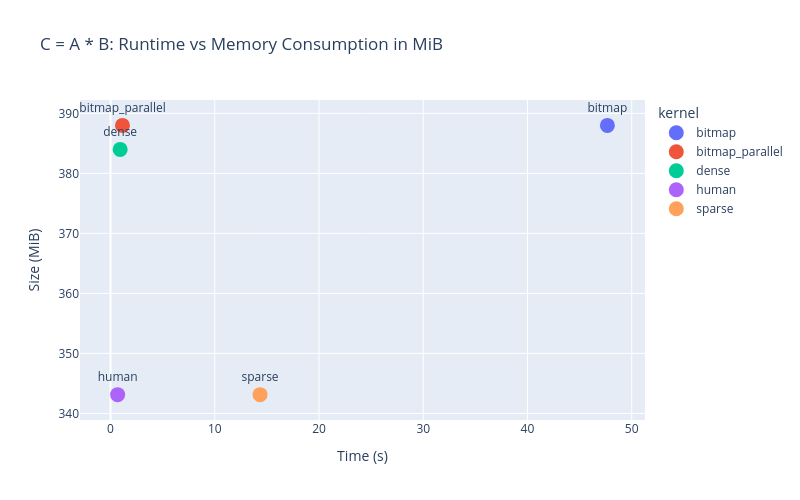

Notebook cell for this chart:
### Code cell
single_df = full_df[(full_df["M"] == 4096) & (full_df["sparsity"] == 50)]
fig = px.scatter(single_df,
      x='seconds', 
      y='mb',
      hover_data=["seconds", "mb"],
      color='kernel',
      text='kernel',
      title='C = A * B: Runtime vs Memory Consumption in MiB',
      labels={'seconds': 'Time (s)', 'mb': 'Size (MiB)'},
      width=800, height=500,
)
fig.update_traces(marker_size=15, textposition='top center')
fig.show()

### Figure 1 — Plotly figure (JSON) as saved in the notebook; plotly's stock layout.template omitted (floating-point values rounded to 4 significant figures)
{"data": [{"hovertemplate": "kernel=%{text}<br>Time (s)=%{x}<br>Size (MiB)=%{y}<extra></extra>", "legendgroup": "bitmap", "marker": {"color": "#636efa", "size": 15, "symbol": "circle"}, "mode": "markers+text", "name": "bitmap", "orientation": "v", "showlegend": true, "text": ["bitmap"], "textposition": "top center", "type": "scatter", "x": [47.67], "xaxis": "x", "y": [388.0], "yaxis": "y"}, {"hovertemplate": "kernel=%{text}<br>Time (s)=%{x}<br>Size (MiB)=%{y}<extra></extra>", "legendgroup": "bitmap_parallel", "marker": {"color": "#EF553B", "size": 15, "symbol": "circle"}, "mode": "markers+text", "name": "bitmap_parallel", "orientation": "v", "showlegend": true, "text": ["bitmap_parallel"], "textposition": "top center", "type": "scatter", "x": [1.145], "xaxis": "x", "y": [388.0], "yaxis": "y"}, {"hovertemplate": "kernel=%{text}<br>Time (s)=%{x}<br>Size (MiB)=%{y}<extra></extra>", "legendgroup": "dense", "marker": {"color": "#00cc96", "size": 15, "symbol": "circle"}, "mode": "markers+text", "name": "dense", "orientation": "v", "showlegend": true, "text": ["dense"], "textposition": "top center", "type": "scatter", "x": [0.9214], "xaxis": "x", "y": [384.0], "yaxis": "y"}, {"hovertemplate": "kernel=%{text}<br>Time (s)=%{x}<br>Size (MiB)=%{y}<extra></extra>", "legendgroup": "human", "marker": {"color": "#ab63fa", "size": 15, "symbol": "circle"}, "mode": "markers+text", "name": "human", "orientation": "v", "showlegend": true, "text": ["human"], "textposition": "top center", "type": "scatter", "x": [0.6795], "xaxis": "x", "y": [343.1], "yaxis": "y"}, {"hovertemplate": "kernel=%{text}<br>Time (s)=%{x}<br>Size (MiB)=%{y}<extra></extra>", "legendgroup": "sparse", "marker": {"color": "#FFA15A", "size": 15, "symbol": "circle"}, "mode": "markers+text", "name": "sparse", "orientation": "v", "showlegend": true, "text": ["sparse"], "textposition": "top center", "type": "scatter", "x": [14.34], "xaxis": "x", "y": [343.1], "yaxis": "y"}], "layout": {"height": 500, "legend": {"title": {"text": "kernel"}, "tracegroupgap": 0}, "title": {"text": "C = A * B: Runtime vs Memory Consumption in MiB"}, "width": 800, "xaxis": {"anchor": "y", "domain": [0, 1], "title": {"text": "Time (s)"}}, "yaxis": {"anchor": "x", "domain": [0, 1], "title": {"text": "Size (MiB)"}}}}
